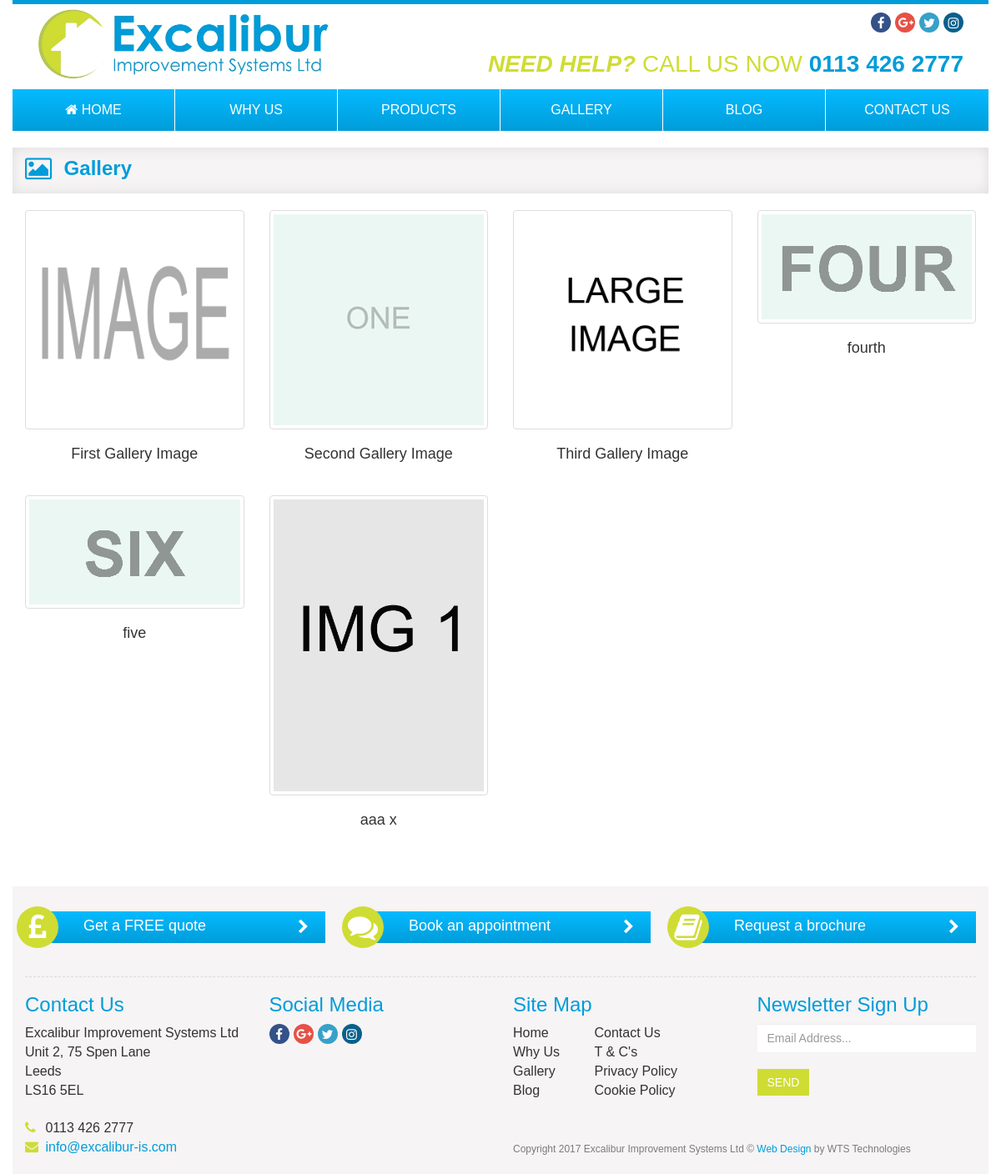
/gallery.php, run on the app's committed database.
### tables this page shows
CREATE TABLE `gallery_images` (
  `id` int(11) NOT NULL,
  `alt` varchar(50) NOT NULL,
  `ext` varchar(4) NOT NULL,
  `created_at` datetime NOT NULL,
  `updated_at` datetime NOT NULL,
  `deleted_at` datetime DEFAULT NULL
);

### app/Helpers/Db.php (called while the page is built, shortened)
<?php
class Db
{
    public static function conn()
    {
    $connect = false;
		$options = array(
			PDO::ATTR_PERSISTENT => true,
			PDO::ATTR_ERRMODE => PDO::ERRMODE_EXCEPTION
		);
	try{
	$connect = new PDO("mysql:host=".HOST.";dbname=".DATABASE, USERNAME, PASSWORD, $options);
	} catch(PDOException $e){
	print $e->getMessage();
	}
    return $connect;
    }
}

### app/ObjectModel.php (called while the page is built, shortened)
<?php
abstract class ObjectModel
{
    public function execute($query, array $array)
    {
	$query = Db::conn()->prepare($query);
	$query->execute($array);
	return $query->fetchAll(PDO::FETCH_OBJ);
    }
}

### app/GalleryImage.php (called while the page is built, shortened)
<?php
class GalleryImage extends ObjectModel
{
    public function getAll()
    {
	return $this->execute('SELECT * FROM gallery_images WHERE deleted_at IS NULL ORDER BY id ASC ', [] );
    }
}

### gallery.php (the view, shortened to what this page needs)
<?php
$galleryImageObj = new GalleryImage;
require 'header.php';
?>
<div class="container no-padding-ever">
	<div class="page-title-container">
		<div class="col-sm-12">
		<i class="fa fa-picture-o"></i>
		<h1>Gallery</h1>
		</div>
	</div>
</div>
<div class="container">
        <div class="row">
	<?php foreach( $galleryImageObj->getAll() as $image ){ ?>
            <div class="col-lg-3 col-md-4 col-xs-6 thumb mb-30 image-col">
                <a data-lightbox="example-set" data-title="<?= $image->alt ?>" class="thumbnail" href="<?= DOMAIN.'/gallery-images/'.$image->id.'.'.$image->ext ?>">
                    <img class="img-responsive" src="<?= DOMAIN.'/gallery-images/'.$image->id.'.'.$image->ext ?>" alt="<?= $image->alt ?>">
                </a>
	<h4 class="text-center"><?= $image->alt ?></h4>
            </div>
	<?php } ?>
        </div>
</div>
<?php require 'footer.php'; ?>

### header.php (shortened to what this page needs)
<!DOCTYPE HTML>
<head>
<link rel="stylesheet" type="text/css" href="<?= DOMAIN ?>/css/bootstrap.min.css" />
<link href="<?= DOMAIN ?>/css/bootstrap-touch-slider.css" rel="stylesheet" media="all">
<link rel="stylesheet" type="text/css" href="<?= DOMAIN ?>/css/styles.css" />
<link rel="stylesheet" type="text/css" href="<?= DOMAIN ?>/font-awesome/css/font-awesome.css" />
<link rel="stylesheet" href="<?= DOMAIN ?>/lightbox/dist/css/lightbox.css">
<link href="https://cdnjs.cloudflare.com/ajax/libs/animate.css/3.5.2/animate.min.css" rel="stylesheet" media="all">
</head>
<body>
<div class="container top-bar"></div>
<div class="container">
	<div class="col-md-4 col-sm-4"> <img alt="Logo" class="img-responsive mt-5 logo-img center-block" src="<?= DOMAIN ?>/images/logo.jpg"> </div>
	<div class="col-md-8 col-sm-8">
		<div class="row">
			<div class="col-md-12 social-media-div">
			<div class="social-media in"><a href="<?= DOMAIN ?>/#"><i class="fa fa-instagram"></i> </a> </div>
			<div class="social-media tw"><a href="<?= DOMAIN ?>/#"><i class="fa fa-twitter"></i> </a></div>
			<div class="social-media go"><a href="<?= DOMAIN ?>/#"><i class="fa fa-google-plus"></i> </a> </div>
			<div class="social-media fb"><a href="<?= DOMAIN ?>/#"><i class="fa fa-facebook"></i> </a> </div>
			</div>
			<div class="col-md-12 text-right need-help-div">
			<span class="need-help secondary-colour"><strong><em>NEED HELP? </em> </strong> CALL US NOW </span> <span class="phone-number main-colour"> <strong>0113 426 2777</strong> </span>
			</div>
		</div>
	</div>
</div>
    <nav class="navbar navbar-default navbar-static-top mt-10 mb-0 container no-padding">
      <div class="container no-padding">
        <div id="navbar" class="navbar-collapse collapse">
          <ul class="nav navbar-nav">
            <li class="link"><a href="<?= DOMAIN ?>/index"><i class="fa fa-home"></i> HOME</a></li>
            <li class="link"><a href="<?= DOMAIN ?>/why-us">WHY US</a></li>
            <li class="dropdown link">
              <a class="dropdown-toggle" data-toggle="dropdown" role="button" aria-haspopup="true" aria-expanded="false">PRODUCTS</a>
            </li>
	<li class="link"><a href="<?= DOMAIN ?>/gallery">GALLERY</a></li>
	<li class="link"><a href="<?= DOMAIN ?>/blog">BLOG</a></li>
	<li class="link no-border"><a href="<?= DOMAIN ?>/contact">CONTACT US</a></li>
          </ul>
        </div>
      </div>
    </nav>

### footer.php
<footer class="container-fluid footer-fluid-bg no-padding">
      <div class="container footer footer-padding">
	<div class="row">
		<div class="col-md-4"> <a href="<?= DOMAIN ?>/request"><div class="bar bg-main-colour"> <div class="green-circle bg-secondary-colour">  <i class="fa fa-gbp fa-2x"></i> </div> Get a FREE quote   <i class="fa fa-chevron-right pull-right mt-5"></i> </div> </a> </div>
		<div class="col-md-4">  <a href="<?= DOMAIN ?>/request"><div class="bar bg-main-colour"> <div class="green-circle bg-secondary-colour">  <i class="fa fa-comments fa-2x"></i> </div> Book an appointment   <i class="fa fa-chevron-right pull-right mt-5"></i> </div> </a> </div>
		<div class="col-md-4">  <a href="<?= DOMAIN ?>/request"><div class="bar bg-main-colour"> <div class="green-circle bg-secondary-colour">  <i class="fa fa-book fa-2x"></i> </div>  Request a brochure <i class="fa fa-chevron-right pull-right mt-5"></i> </div> </a></div>
	</div>
	<hr class="mt-0 footer-hr" />
	<div class="row">
		<div class="col-md-3 col-sm-6">
		<h3 class="main-colour">Contact Us</h3>
		Excalibur Improvement Systems Ltd<br />
		Unit 2, 75 Spen Lane<br />
		Leeds<br />
		LS16 5EL <br /><br />
		<i class="fa fa-phone secondary-colour footer-phone"></i> 0113 426 2777<br />
		<i class="fa fa-envelope secondary-colour footer-envelope"></i> <a href="<?= DOMAIN ?>/mailto:info@excalibur-is.com">info@excalibur-is.com</a>
		</div>
		<div class="col-md-3 col-sm-6">
		<h3 class="main-colour">Social Media</h3>
			<div class="row">
				<div class="col-md-12 mb-30">
					<div class="social-media fb pull-left ml-0"><a href="<?= DOMAIN ?>/#"><i class="fa fa-facebook"></i> </a> </div>
					<div class="social-media go pull-left"><a href="<?= DOMAIN ?>/#"><i class="fa fa-google-plus"></i> </a> </div>
					<div class="social-media tw pull-left"><a href="<?= DOMAIN ?>/#"><i class="fa fa-twitter"></i> </a></div>
					<div class="social-media in pull-left"><a href="<?= DOMAIN ?>/#"><i class="fa fa-instagram"></i> </a> </div>
				</div>
			</div>
		</div>
		<div class="col-md-3 col-sm-6">
		<h3 class="main-colour">Site Map</h3>
		<div class="row">
			<div class="col-md-4 site-map col-sm-6">
			<li><a href="<?= DOMAIN ?>/index">Home</a></li>
			<li><a href="<?= DOMAIN ?>/about">Why Us</a></li>
			<li><a href="<?= DOMAIN ?>/gallery">Gallery</a></li>
			<li><a href="<?= DOMAIN ?>/blog">Blog</a></li>
			</div>
			<div class="col-md-6 site-map col-sm-6">
			<li><a href="<?= DOMAIN ?>/contact">Contact Us</a></li>
			<li><a href="<?= DOMAIN ?>/terms">T &amp; C's</a></li>
			<li><a href="<?= DOMAIN ?>/privacy">Privacy Policy</a></li>
			<li><a href="<?= DOMAIN ?>/cookies">Cookie Policy</a></li>
			</div>
		</div>
		</div>
		<div class="col-md-3 col-sm-6">
		<h3 class="main-colour">Newsletter Sign Up</h3>
		<form action="" method="post">
		<input type="text" name="email" class="form-control no-border" placeholder="Email Address...">
		<button class="btn btn-default" type="button"> SEND </button>
		</form>
		</div>
	</div>
	<div class="row">
		<div class="col-md-6 col-xs-12 pull-right text-left website-design-by">  Copyright <?= date('Y') ?> Excalibur Improvement Systems Ltd &copy; <a href="<?= DOMAIN ?>/http://www.wtstechnologies.co.uk">Web Design</a> by WTS Technologies </div>
	</div>
      </div>
	</footer>
</body>
</html>

### css/styles.css (style rules this page uses)
body { font-family:calibri, arial; font-size:16px; }
@media (min-width:768px) { .no-padding { padding:0 !important } }
@media (min-width:768px) { .nav { width:100% !important } }
.ml-0 { margin-left:0px }
.mt-0 { margin-top:0px }
.mb-0 { margin-bottom:0px }
.mt-5 { margin-top:5px }
.mt-10 { margin-top:10px }
.mb-30 { margin-bottom:30px }
.ml-0 { margin-left:0px !important }
.page-title-container { margin: 0 auto; padding: 10px 0px 10px 0px; background: #F6F4F5; text-align: left; -moz-box-shadow: 0 5px 15px 0 rgba(0,0,0,.05) inset, 0 -5px 15px 0 rgba(0,0,0,.05) inset; -webkit-box-shadow: 0 5px 15px 0 rgba(0,0,0,.05) inset, 0 -5px 15px 0 rgba(0,0,0,.05) inset; box-shadow: 0 5px 15px 0 rgba(0,0,0,.05) inset, 0 -5px 15px 0 rgba(0,0,0,.05) inset; margin-bottom:20px; margin-top:20px; height:55px; }
.page-title-container h1 { display: inline; margin-left: 10px; font-size: 24px; color: #009CD9; text-shadow: 0 1px 0 rgba(255, 255, 255, .7); vertical-align: middle; }
.page-title-container i { font-size: 30px; color: #ccc; vertical-align: middle; color:#009CD9 }
.no-border { border:0 !important }
.nav > li > a { color:#fff !important; padding-left:0px; padding-right:0px; font-size:16px;width:100%;text-align:center;margin:0 !important }
.nav > .link { width:16.6666666%;border-right:1px solid #fff }
.navbar-default { background-color:#009CD9; border:0; background: -webkit-linear-gradient(#04BAFF, #009CD9); background: -o-linear-gradient(#04BAFF, #009CD9); background: -moz-linear-gradient(#04BAFF, #009CD9); background: linear-gradient(#04BAFF, #009CD9); }
.need-help-div { padding-top:18px }
.top-bar { background:#009CD9;height:5px }
.social-media-div { padding-top:10px }
.social-media { height:24px;width:24px;border-radius:24px;text-align:center; color:#fff; float:right;margin-left:5px; padding-top:2px !important; font-size:15px; }
.social-media.fb { background:#345188; }
.social-media.tw { background:#37A1C8; }
.social-media.in { background:#09608B; }
.social-media.go { background:#E75045;font-size:14px;padding-left:2px }
.social-media a, .social-media a:hover { color:#fff }
.need-help { font-size:28px }
.main-colour { color:#009CD9 }
.secondary-colour { color:#CFDC34 }
.phone-number { font-size:28px }
.no-padding-ever { padding:0 }
.green-circle { float:left;width:20px;height:20px;background:#008A94;text-align:center;border-radius:20px;margin-right:5px;position:relative; }
.fa-chevron-right { color:#fff !important }
h1 { font-weight:bold;color:#CFDC34;font-size:25px;margin-top:20px }
.bar { color:#fff;font-size:18px;padding:5px 20px 7px 70px;position:relative;margin-bottom:40px }
.green-circle { width:50px;height:50px;border-radius:50px; position:absolute;top:-6px;left:-10px;display: inline-block; }
.fa-gbp, .fa-comments, .fa-book { margin-top:7px }
a { color:#009CD9 }
input[type=text], textarea, select { border-radius:0 !important }
.btn-default { background: #CFDC34; border:0; color:#fff; border-radius:0;margin-top:20px }
.bg-secondary-colour { background: #CFDC34 }
.bg-main-colour { background:#009CD9; background: -webkit-linear-gradient(#04BAFF, #009CD9); background: -o-linear-gradient(#04BAFF, #009CD9); background: -moz-linear-gradient(#04BAFF, #009CD9); background: linear-gradient(#04BAFF, #009CD9); }
.bg-secondary-colour { background: #CFDC34; }
.footer { background:#F6F4F5; }
.footer-fluid-bg { background:#fff }
.footer-padding { margin-top:30px;padding-top:30px;padding-bottom:20px }
.footer-hr { border-top: 1px dashed #DBDBDB; margin:0 }
.footer-phone, .footer-envelope { width:20px }
.website-design-by { font-size:12px; margin-top:-18px; color:#7C7C7C }
.site-map li { list-style:none }
.site-map li a { color:#333 }

### data on the page
gallery_images: shows a picture, alt "First Gallery Image"
gallery_images: shows a picture, alt "Second Gallery Image"
gallery_images: shows a picture, alt "Third Gallery Image"
gallery_images: shows a picture, alt "fourth"
gallery_images: shows a picture, alt "five"
gallery_images: shows a picture, alt "aaa x"
